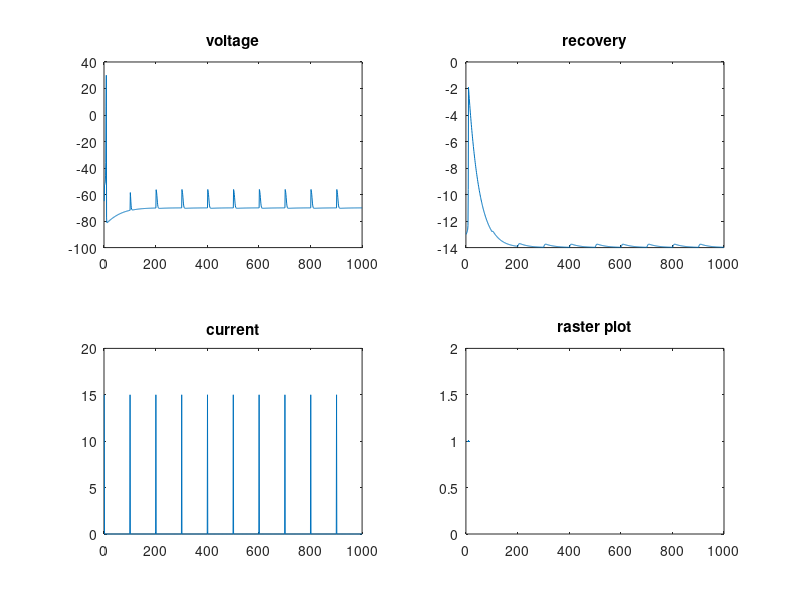

This figure's MATLAB source:
function fired = runCUBA(runMs, rate, wt)

if nargin<3,wt=15;end
if nargin<2,rate=10;end
if nargin<1,runMs=1000;end

a = 0.02;
b = 0.2;
c = -65;
d = 8.0;

isi = 1000/rate;

v = zeros(1,runMs);
u = zeros(1,runMs);
I = zeros(1,runMs);

v(1) = c;
u(1) = b*v(1);

fired = [];
for t=1:runMs
    if mod(t-1,isi)==0
        I(t) = wt;
    end
    
    if t==1
        continue;
    end
    
    vv = v(t-1);
    uu = u(t-1);

    if vv>=30
        vv = c;
        uu = uu + d;
        fired = [fired; t, 1];
    end
    
    vv=vv+0.5*(0.04*vv.^2+5*vv+140-uu+I(t-1)); % step 0.5 ms
    vv=vv+0.5*(0.04*vv.^2+5*vv+140-uu+I(t-1)); % for numerical
    v(t) = vv;
    u(t) = uu + a*(b*vv-uu);
end

v(v>=30) = 30; % for plotting

subplot(221)
plot(v)
title('voltage')

subplot(222)
plot(u)
title('recovery')

subplot(223)
plot(I)
title('current')

subplot(224)
if numel(fired)>1
    plot(fired(:,1), fired(:,2), '.');
    axis([0 runMs 0 2])
end
title('raster plot')

disp(['firing rate = ' num2str(size(fired,1)/runMs*1000.0)]);
end

